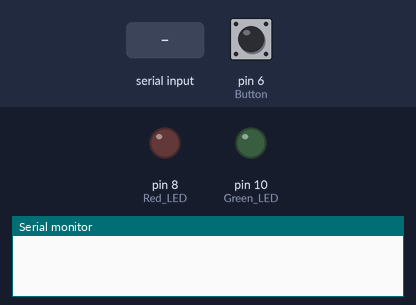
A sketch run on a simulated Arduino Mega 2560, built with avr-gcc and run on an emulated ATmega2560. Shown: output pins drawn as LEDs (lit = HIGH), the last lines printed to the serial monitor. The inputs (shaded band) are chosen by the test bench; at power-on: pin 6 (Button) LOW.

Above: at 1.7 s.
1.8 s: "1" received over the second serial link
At 1.92 s:
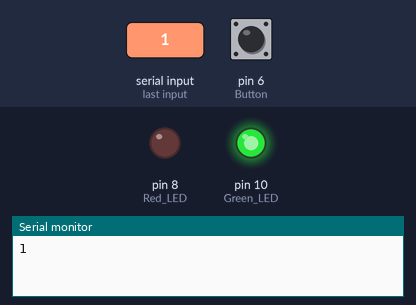
3.5 s: pin 6 (Button) pulled HIGH for 0.15 s
At 3.57 s:
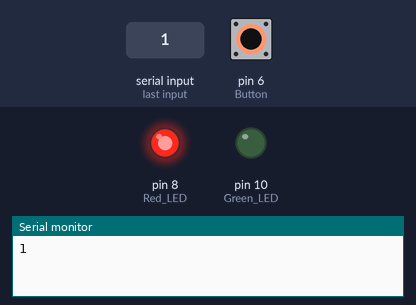
5.1 s: pin 6 (Button) pulled HIGH for 3.2 s
At 9.4 s:
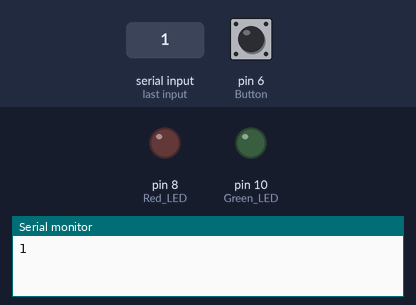
Timing chart, 0 to 10.9 s (numbered marks = the images above; inputs shaded):
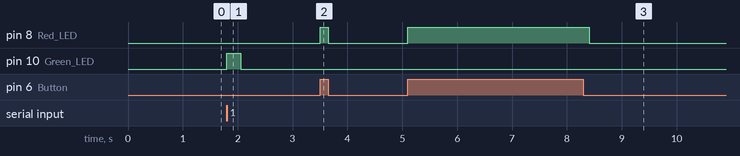

The sketch:

Code.ino
```cpp
#define Rx 17
#define Tx 16

char outgoing = 'A'; //Char to be sent

void setup() {
  pinMode(6, INPUT); //Button
  pinMode(10, OUTPUT); //Green LED
  pinMode(8, OUTPUT); // Red LED

  digitalWrite(8,LOW); //Set inital LED states to off
  digitalWrite(10,LOW);

  Serial.begin(9600); //Open the arduino's serial montitor
  Serial2.begin(9600); //Open the XBee serial monitor

  delay(500);
}

void loop(){

  //Send Message
  if(digitalRead(6) == HIGH){ //If button is pressed
    Serial2.print(outgoing); //Send char to the XBee
    digitalWrite(8, HIGH); //Turn Red LED on
    delay(100);
  } else {
    digitalWrite(8, LOW); //If not pressed turn the LED off
  }

  //Recieve Message
  if(Serial2.available()){ //If the XBee Receives a message
    char incoming = Serial2.read(); //Write the char to incoming
    Serial.println(incoming); //Print the char on the Arduino's serial
    digitalWrite(10, HIGH); //Turn the Green LED on
    delay(200);
  } else {
    digitalWrite(10, LOW); //If not receiving a signal keep LED off
  }

  delay(50);
}
```

Measured:
- after the input at 1.8 s, pin 10 (Green_LED): LOW → HIGH at once, → LOW 0.25 s later
- after the input at 3.5 s, pin 8 (Red_LED): LOW → HIGH at once, → LOW 0.15 s later
- after the input at 5.1 s, pin 8 (Red_LED): LOW → HIGH at once, → LOW 3.3 s later
